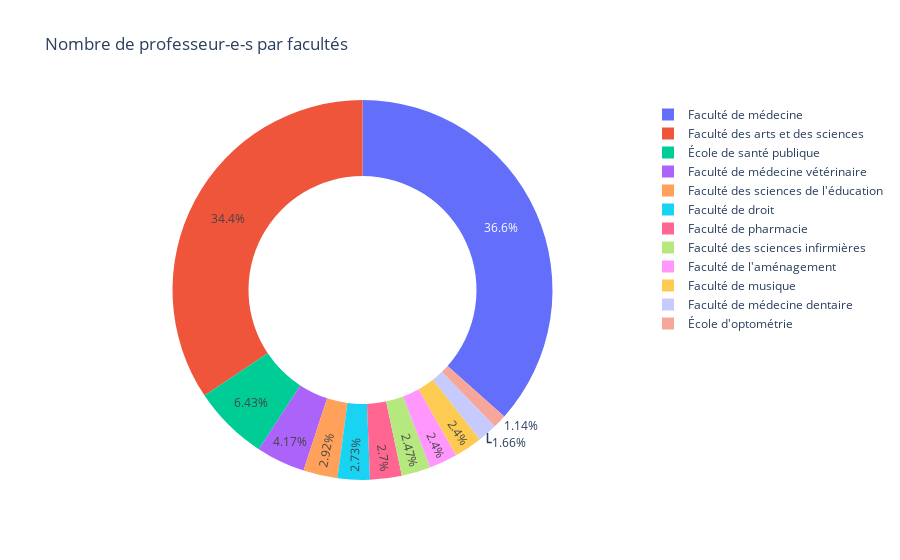

Source (notebook cell):
### Markdown cell above
*Nombre de professeurs par facultés*

### Code cell
facultes = pd.DataFrame(plotVariable(expertises, 'affiliations.faculte.nom'))[:-2].sort_values(by='count')
facultes.to_csv('tables/statistiques__expertisesRecherche/profsParFaculte.csv', index=False)

px.pie(
    facultes, 
    values= facultes['count'], 
    names= facultes['labels'], 
    title='Nombre de professeur-e-s par facultés',
    hole=0.6 
)

### Figure 1 — Plotly figure (JSON) as saved in the notebook; plotly's stock layout.template omitted (floating-point values rounded to 4 significant figures)
{"data": [{"domain": {"x": [0, 1], "y": [0, 1]}, "hole": 0.6, "hovertemplate": "labels=%{label}<br>count=%{value}<extra></extra>", "labels": ["École d'optométrie", "Faculté de médecine dentaire", "Faculté de l'aménagement", "Faculté de musique", "Faculté des sciences infirmières", "Faculté de pharmacie", "Faculté de droit", "Faculté des sciences de l'éducation", "Faculté de médecine vétérinaire", "École de santé publique", "Faculté des arts et des sciences", "Faculté de médecine"], "legendgroup": "", "name": "", "showlegend": true, "type": "pie", "values": [31, 45, 65, 65, 67, 73, 74, 79, 113, 174, 931, 991]}], "layout": {"legend": {"tracegroupgap": 0}, "title": {"text": "Nombre de professeur-e-s par facultés"}}}
